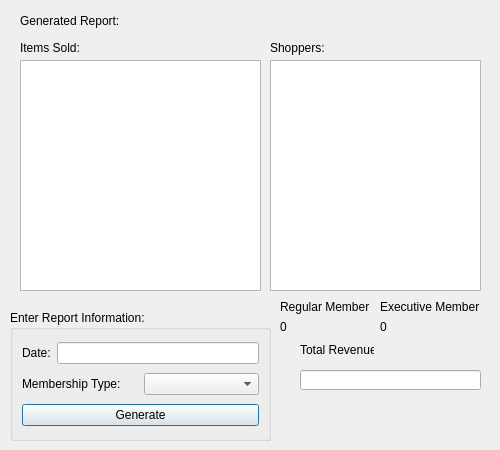
<?xml version="1.0" encoding="UTF-8"?>
<ui version="4.0">
 <class>UpdatedReports</class>
 <widget class="QDialog" name="UpdatedReports">
  <property name="geometry">
   <rect>
    <x>0</x>
    <y>0</y>
    <width>500</width>
    <height>450</height>
   </rect>
  </property>
  <property name="windowTitle">
   <string>Dialog</string>
  </property>
  <widget class="QListWidget" name="listWidget">
   <property name="geometry">
    <rect>
     <x>270</x>
     <y>60</y>
     <width>211</width>
     <height>231</height>
    </rect>
   </property>
  </widget>
  <widget class="QLabel" name="label_tableTitle">
   <property name="geometry">
    <rect>
     <x>20</x>
     <y>10</y>
     <width>101</width>
     <height>21</height>
    </rect>
   </property>
   <property name="text">
    <string>Generated Report:</string>
   </property>
  </widget>
  <widget class="QLabel" name="label_titleShoppers">
   <property name="geometry">
    <rect>
     <x>270</x>
     <y>40</y>
     <width>61</width>
     <height>16</height>
    </rect>
   </property>
   <property name="text">
    <string>Shoppers:</string>
   </property>
  </widget>
  <widget class="QLabel" name="label_totalRevTitle">
   <property name="geometry">
    <rect>
     <x>300</x>
     <y>340</y>
     <width>74</width>
     <height>20</height>
    </rect>
   </property>
   <property name="text">
    <string>Total Revenue:</string>
   </property>
  </widget>
  <widget class="QLabel" name="label_titleItemsSold">
   <property name="geometry">
    <rect>
     <x>20</x>
     <y>40</y>
     <width>61</width>
     <height>16</height>
    </rect>
   </property>
   <property name="text">
    <string>Items Sold:</string>
   </property>
  </widget>
  <widget class="QLabel" name="label">
   <property name="geometry">
    <rect>
     <x>30</x>
     <y>340</y>
     <width>47</width>
     <height>13</height>
    </rect>
   </property>
   <property name="text">
    <string/>
   </property>
  </widget>
  <widget class="QLabel" name="label_miniLogo">
   <property name="geometry">
    <rect>
     <x>360</x>
     <y>400</y>
     <width>111</width>
     <height>41</height>
    </rect>
   </property>
   <property name="text">
    <string/>
   </property>
  </widget>
  <widget class="QWidget" name="layoutWidget">
   <property name="geometry">
    <rect>
     <x>380</x>
     <y>300</y>
     <width>99</width>
     <height>34</height>
    </rect>
   </property>
   <layout class="QVBoxLayout" name="verticalLayout_3">
    <item>
     <widget class="QLabel" name="label_titleExecMember">
      <property name="text">
       <string>Executive Members:</string>
      </property>
     </widget>
    </item>
    <item>
     <widget class="QLabel" name="label_execMember">
      <property name="layoutDirection">
       <enum>Qt::RightToLeft</enum>
      </property>
      <property name="text">
       <string>0</string>
      </property>
     </widget>
    </item>
   </layout>
  </widget>
  <widget class="QGroupBox" name="groupBox">
   <property name="geometry">
    <rect>
     <x>10</x>
     <y>310</y>
     <width>261</width>
     <height>131</height>
    </rect>
   </property>
   <property name="title">
    <string>Enter Report Information:</string>
   </property>
   <layout class="QVBoxLayout" name="verticalLayout">
    <item>
     <layout class="QHBoxLayout" name="horizontalLayout">
      <item>
       <widget class="QLabel" name="label_date">
        <property name="text">
         <string>Date:</string>
        </property>
       </widget>
      </item>
      <item>
       <widget class="QLineEdit" name="lineEdit_date"/>
      </item>
     </layout>
    </item>
    <item>
     <layout class="QHBoxLayout" name="horizontalLayout_2">
      <item>
       <widget class="QLabel" name="label_membership">
        <property name="text">
         <string>Membership Type:</string>
        </property>
       </widget>
      </item>
      <item>
       <widget class="QComboBox" name="comboBox_membership"/>
      </item>
     </layout>
    </item>
    <item>
     <widget class="QPushButton" name="pushButton_generate">
      <property name="text">
       <string>Generate</string>
      </property>
     </widget>
    </item>
   </layout>
  </widget>
  <widget class="QTableView" name="tableView">
   <property name="geometry">
    <rect>
     <x>20</x>
     <y>60</y>
     <width>241</width>
     <height>231</height>
    </rect>
   </property>
  </widget>
  <widget class="QLineEdit" name="lineEdit_totalRev">
   <property name="geometry">
    <rect>
     <x>300</x>
     <y>370</y>
     <width>181</width>
     <height>20</height>
    </rect>
   </property>
  </widget>
  <widget class="QWidget" name="layoutWidget_2">
   <property name="geometry">
    <rect>
     <x>280</x>
     <y>300</y>
     <width>89</width>
     <height>34</height>
    </rect>
   </property>
   <layout class="QVBoxLayout" name="verticalLayout_2">
    <item>
     <widget class="QLabel" name="label_titleRegMembers">
      <property name="text">
       <string>Regular Members:</string>
      </property>
     </widget>
    </item>
    <item>
     <widget class="QLabel" name="label_regMember">
      <property name="layoutDirection">
       <enum>Qt::RightToLeft</enum>
      </property>
      <property name="text">
       <string>0</string>
      </property>
     </widget>
    </item>
   </layout>
  </widget>
 </widget>
 <resources/>
 <connections/>
</ui>
